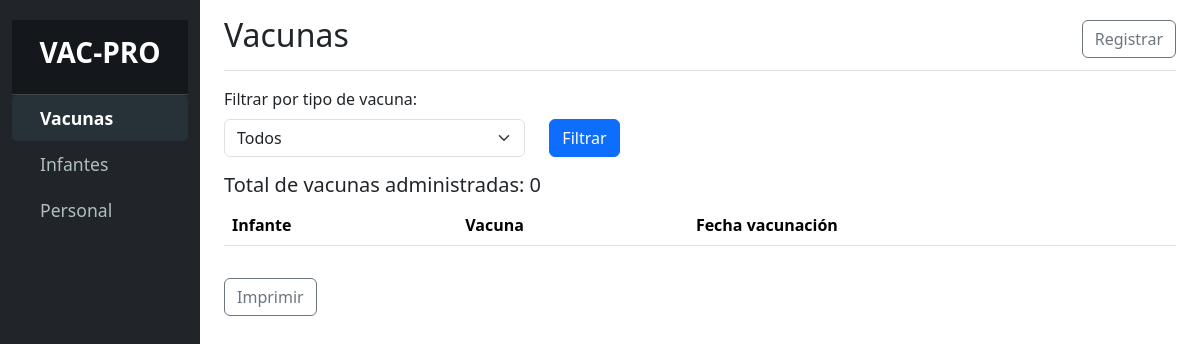
The page /index.php?vacuna=Hepatitis B on the database as committed earlier.
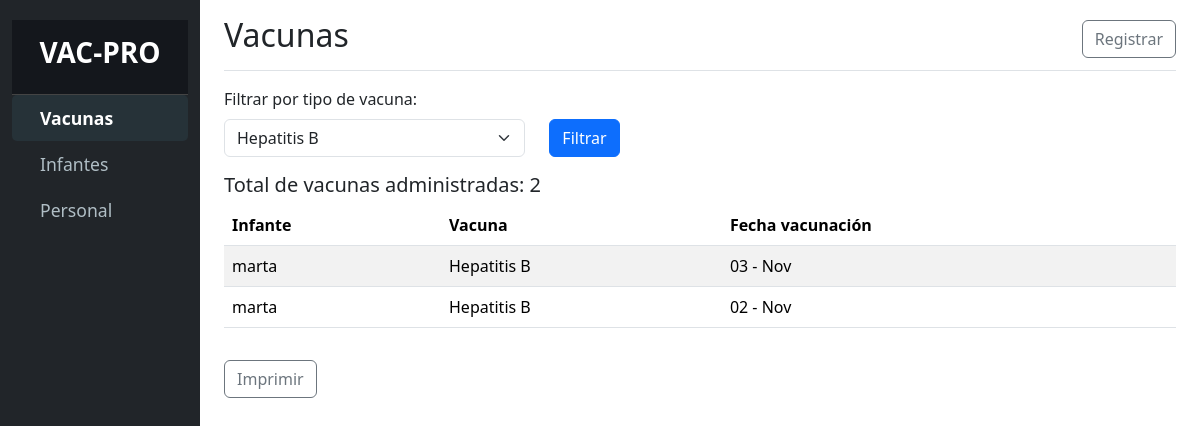
The same page on the database as committed later.
### tables this page shows
CREATE TABLE `vacunaciones` (
  `id` bigint(20) NOT NULL,
  `id_nino` bigint(20) NOT NULL,
  `tipo_id` bigint(20) NOT NULL,
  `numero_dosis` int(11) DEFAULT NULL,
  `fecha_administracion` date DEFAULT NULL,
  `id_personal` bigint(20) DEFAULT NULL
);

CREATE TABLE `vacuna_tipo` (
  `id` bigint(20) NOT NULL,
  `tipo` varchar(255) NOT NULL,
  `dosis_requeridas` int(11) NOT NULL
);

### index.php (the view, shortened to what this page needs)
<?php
include_once 'conexion.php';
$filtro_vacuna = $_GET['vacuna'] ?? '';
$query = "SELECT
            niños.nombre AS infante,
            vacuna_tipo.tipo AS vacuna,
            vacunaciones.fecha_administracion AS fecha_vacunacion
          FROM vacunaciones
          JOIN niños ON vacunaciones.id_nino = niños.id
          JOIN vacuna_tipo ON vacunaciones.tipo_id = vacuna_tipo.id";
if ($filtro_vacuna) {
    $query .= " WHERE vacuna_tipo.tipo = ?";
}
$query .= " ORDER BY fecha_vacunacion DESC";
$stmt = $conn->prepare($query);
if ($filtro_vacuna) {
    $stmt->bind_param("s", $filtro_vacuna);
}
$stmt->execute();
$result = $stmt->get_result();
$query_tipos_vacunas = "SELECT DISTINCT tipo FROM vacuna_tipo";
$result_tipos_vacunas = $conn->query($query_tipos_vacunas);
$total_vacunas = $result->num_rows;
?>
<!DOCTYPE html>
<html lang="es">
<head>
    <link rel="stylesheet" href="css/bootstrap.min.css">
    <link rel="stylesheet" href="css/styles.css">
</head>
<body>
    <div class="container-fluid">
        <div class="row">
            <nav id="sidebar" class="col-md-3 col-lg-2 d-md-block sidebar bg-dark">
                <div class="position-sticky">
                    <div class="sidebar-header p-3 text-center">
                        <h3 class="text-white"><strong>VAC-PRO</strong></h3>
                    </div>
                    <ul class="nav flex-column">
                        <li class="nav-item">
                            <a class="nav-link active" href="index.php">
                                <i class="bi bi-arrow-right-circle me-2"></i> Vacunas
                            </a>
                        </li>
                        <li class="nav-item">
                            <a class="nav-link" href="infantes.php">
                                <i class="bi bi-people me-2"></i> Infantes
                            </a>
                        </li>
                        <li class="nav-item">
                            <a class="nav-link" href="personal.php">
                                <i class="bi bi-person-badge me-2"></i> Personal
                            </a>
                        </li>
                    </ul>
                </div>
            </nav>
            <main class="col-md-9 ms-sm-auto col-lg-10 px-md-4">
                <div class="d-flex justify-content-between flex-wrap flex-md-nowrap align-items-center pt-3 pb-2 mb-3 border-bottom">
                    <h1 class="h2">Vacunas</h1>
                    <a href="registro_vacunacion.php" class="btn btn-outline-secondary">Registrar</a>
                </div>
                <form method="get" action="index.php" class="mb-3">
                    <div class="row">
                        <div class="col-md-4">
                            <label for="vacuna" class="form-label">Filtrar por tipo de vacuna:</label>
                            <select name="vacuna" id="vacuna" class="form-select">
                                <option value="">Todos</option>
                                <?php while ($row_tipo = $result_tipos_vacunas->fetch_assoc()) : ?>
                                    <option value="<?php echo $row_tipo['tipo']; ?>" <?php if ($row_tipo['tipo'] == $filtro_vacuna) echo 'selected'; ?>>
                                        <?php echo $row_tipo['tipo']; ?>
                                    </option>
                                <?php endwhile; ?>
                            </select>
                        </div>
                        <div class="col-md-2 d-flex align-items-end">
                            <button type="submit" class="btn btn-primary">Filtrar</button>
                        </div>
                    </div>
                </form>
                <h5>Total de vacunas administradas: <?php echo $total_vacunas; ?></h5>
                <div class="table-responsive">
                    <table class="table table-striped">
                        <thead>
                            <tr>
                                <th>Infante</th>
                                <th>Vacuna</th>
                                <th>Fecha vacunación</th>
                            </tr>
                        </thead>
                        <tbody>
                            <?php while ($row = $result->fetch_assoc()) : ?>
                                <tr>
                                    <td><?php echo $row['infante']; ?></td>
                                    <td><?php echo $row['vacuna']; ?></td>
                                    <td><?php echo date("d - M", strtotime($row['fecha_vacunacion'])); ?></td>
                                </tr>
                            <?php endwhile; ?>
                        </tbody>
                    </table>
                    <button type="button" class="btn btn-outline-secondary mt-3">Imprimir</button>
                </div>
            </main>
        </div>
    </div>
</body>
</html>

Rows that differ between the two databases and show on the page:
added vacunaciones: id_nino.nombre "marta", tipo.tipo "Hepatitis B", fecha_administracion "03 - Nov"
added vacunaciones: id_nino.nombre "marta", tipo.tipo "Hepatitis B", fecha_administracion "02 - Nov"
Other text that changed with them:
form field vacuna: "Todos" → "Hepatitis B"
$total_vacunas: "0" → "2"
